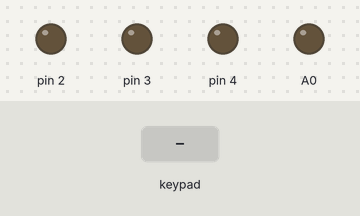
The sketch below on a simulated Arduino Uno, built with avr-gcc and run on an emulated ATmega328P. On the bench: output pins drawn as LEDs (lit = HIGH). The inputs (shaded band) are chosen by the test bench. What the sketch prints to the serial monitor is not drawn.

Above: at 1.2 s.
1.3 s: key 'U' pressed
At 1.52 s:
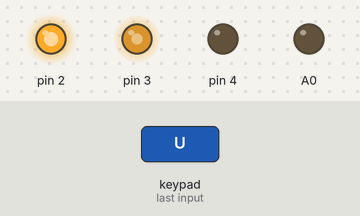
3.2 s: key 'L' pressed
At 4.6 s:
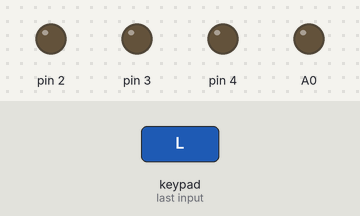
Timing chart, 0 to 6.2 s (numbered marks = the images above; inputs shaded):
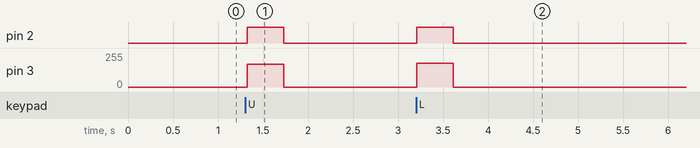

The sketch:

Ps2.ino
```cpp
#include "Library.h"

namespace main {
  namespace Ps2 {
  PS2X ps2x;

  int up, down, right, left, green, blue, red, pink, r1, r2, l1, l2, l3, r3;  //button
  int LY, LX , RY, RX;                                                        //joystick
  int error = 0;
  byte type = 0;
  byte vibrate = 0;

  int couter_red   = 0;
  int couter_green = 0;
  int couter_blue  = 0;
  int couter_pink  = 0;
  int couter_l1_r1 = 0;
  int couter_LY = 0;

  void Read_Ps2() {
    ps2x.read_gamepad(false, vibrate);
    up = ps2x.Button(PSB_PAD_UP);
    down = ps2x.Button(PSB_PAD_DOWN);
    right = ps2x.Button(PSB_PAD_RIGHT);
    left = ps2x.Button(PSB_PAD_LEFT);
    r1 = ps2x.Button(PSB_R1);
    r2 = ps2x.Button(PSB_R2);
    l1 = ps2x.Button(PSB_L1);
    l2 = ps2x.Button(PSB_L2);
    l3 = ps2x.Button(PSB_L3);
    r3 = ps2x.Button(PSB_R3);
    green = ps2x.Button(PSB_GREEN);
    blue = ps2x.Button(PSB_BLUE);
    red = ps2x.Button(PSB_RED);
    pink = ps2x.Button(PSB_PINK);

    LY   =  ps2x.Analog(PSS_LY);    // read left stick
    LX  =  ps2x.Analog(PSS_LX);    // read left stick
    RY  =  ps2x.Analog(PSS_RY);    // read right stick
    RX =  ps2x.Analog(PSS_RX);    // read right stick

    LY   = map(LY, 0, 255, 1023, -1023);
    LX  = map(LX, 0, 255, 1023, -1023);
    RY  = map(LY, 0, 255, 1023, -1023);
    RX = map(RX, 0, 255, 1023, -1023);
 }
  void Setup_Ps2() {
    error = ps2x.config_gamepad(Clk, Cmd, Cs, Dat, false, false);  //setup pins and settings:  GamePad(clock, command, attention, data, Pressures?, Rumble?) check for error
    type = ps2x.readType();
    switch (type) {
      case 0:
        Serial.println("Disconected");
      break;

      case 1:
        Serial.println("Conected : PS2");
      break;
    }
  }

  void Control_Ps2() {
    if (error == 1) {
      return;
    } else {

      main ::Ps2::Read_Ps2();
      ps2x.read_gamepad(false, vibrate);

      //move
      if (up    and !down and !right and !left  and !green and !red and !pink and !blue) {main ::Motor ::Up   (170,170);}
      if (down  and !up   and !right and !left  and !green and !red and !pink and !blue) {main ::Motor ::Down (170,170);}
      if (left  and !down and !right and !up    and !green and !red and !pink and !blue) {main ::Motor ::Left (180,180);}
      if (right and !down and !left  and !left  and !green and !red and !pink and !blue) {main ::Motor ::Right(180,180);}
      if (!up   and !down and !left  and !right and !green and !red and !pink and !blue) {main ::Motor ::Stop ();}

      //reset_board
      main ::Reset::Reset_Board(l3 and r3);

      //gắp và nhả cây
      if (green and !red and !pink and !blue){
        while (green) {
          couter_green++;
          while (green) {
            main ::Ps2 ::Read_Ps2();
            if (couter_green % 2 == 0) {
              main ::Relay ::Control_Relay(Relay_5, 0x00);
            }else {
              main ::Relay ::Control_Relay(Relay_5, 0x01);
            }
            if (couter_green > 99) couter_green = 0;
          }
        }
      }

      //gắp và nhả bóng
      if (red and !green and !pink and !blue){
        while (red) {
          couter_red++;
          while (red) {
            main ::Ps2 ::Read_Ps2();
            if (couter_red & 0) {
              main ::Relay ::Control_Relay(Relay_2, 0x00);
            } else {
              main ::Relay ::Control_Relay(Relay_2, 0x01);
            }
            if (couter_red > 99) couter_red = 0;
          }
        }
      }

      //hạ và nâng để trồng cây
      if (blue and !red and !pink and !green){
        while (blue) {
          couter_blue++;
          while (blue) {
            main ::Ps2 ::Read_Ps2();
            if (couter_blue & 0) {
              main ::Relay ::Control_Relay(Relay_3, 0x00);
            } else {
              main ::Relay ::Control_Relay(Relay_3, 0x01);
            }
            if (couter_blue > 99) couter_blue = 0;
          }
        }
      }

      //hạ và nâng xilanh cần trục
      if (pink and !red and !green and !blue){
        while (pink) {
          couter_pink++;
          while (pink) {
            main ::Ps2 ::Read_Ps2();
            if (couter_pink  & 0) {
              main ::Relay ::Control_Relay(Relay_4, 0x00);
            } else {
              main ::Relay ::Control_Relay(Relay_4, 0x01);
            }
            if (couter_pink > 99) couter_pink = 0;
          }
        }
      }

      //bắn bóng
      if (l1 and r1){
        while (l1 and r1) {
          couter_l1_r1++;
          while (l1 and r1) {
            main ::Ps2 ::Read_Ps2();
            if (couter_l1_r1 & 0) {
              main ::Relay ::Control_Relay(Relay_1, 0x00);
            } else {
              main ::Relay ::Control_Relay(Relay_1, 0x01);
            }
            if (couter_l1_r1 > 99) couter_l1_r1 = 0;
          }
        }
      }

      //điều khiển kéo bóng
      if(LY>= -1023 and LY<-200 and LX == 5 and !l3 and !r3 ){ main ::Motor:: Control_Motor(Dir_3,0x01,Pwm_3,160);}
      if(LY<=  1023 and LY> 200 and LX == 5 and !l3 and !r3 ){ main ::Motor:: Control_Motor(Dir_3,0x00,Pwm_3,230);}
      if(LX > 0 and LX < 10 and LY> -10 and LY< 0 and !l3 and !r3){main ::Motor:: Control_Motor(Dir_3,0x01,Pwm_3,0);}
    }
      delay(50);
    }
  }
}
```

Motor.ino
```cpp
#include "Library.h"

namespace main{
  namespace Motor{
    void Setup_Motor(int Dir1,int Pwm1,int Dir2,int Pwm2 , int Dir3, int Pwm3){
      pinMode(Dir1,OUTPUT);
      pinMode(Pwm1,OUTPUT);
      pinMode(Dir2,OUTPUT);
      pinMode(Pwm2,OUTPUT);
      pinMode(Dir3,OUTPUT);
      pinMode(Pwm3,OUTPUT);
    }

    void Control_Motor(int Dir , int Status, int Pwm , int x){
      digitalWrite(Dir,Status);
      analogWrite (Pwm,x);
    }

    void  Right(int Pwm_A , int Pwm_B){
      main :: Motor :: Control_Motor(Dir_1,0x00,Pwm_1,Pwm_A);
      main :: Motor :: Control_Motor(Dir_2,0x01,Pwm_2,Pwm_B);
    }

    void Left(int Pwm_A , int Pwm_B){
      main :: Motor :: Control_Motor(Dir_1,0x01,Pwm_1,Pwm_A);
      main :: Motor :: Control_Motor(Dir_2,0x00,Pwm_2,Pwm_B);
    }

    void Up(int Pwm_A , int Pwm_B){
      main :: Motor :: Control_Motor(Dir_1,0x00,Pwm_1,Pwm_A);
      main :: Motor :: Control_Motor(Dir_2,0x00,Pwm_2,Pwm_B);
    }

    void Down(int Pwm_A , int Pwm_B){
      main :: Motor :: Control_Motor(Dir_1,0x01,Pwm_1,Pwm_A);
      main :: Motor :: Control_Motor(Dir_2,0x01,Pwm_2,Pwm_B);
    }

    void Stop(){
      main :: Motor :: Control_Motor(Dir_1,0x01,Pwm_1,0);
      main :: Motor :: Control_Motor(Dir_2,0x01,Pwm_2,0);
    }
  }
}
```

Relay.ino
```cpp
#include "Library.h"

namespace main{
  namespace Relay{
    void Setup_Relay(int relay_1 , int relay_2 , int relay_3 , int relay_4 , int relay_5){
      pinMode(relay_1,OUTPUT);
      pinMode(relay_2,OUTPUT);
      pinMode(relay_3,OUTPUT);
      pinMode(relay_4,OUTPUT);
      pinMode(relay_5,OUTPUT);
    }

    void Control_Relay(int relay , int status){
      digitalWrite(relay,status);
    }
  }
}
```

Reset.ino
```cpp
#include "Library.h"

namespace main{
  void(* resetFunc) (void) = 0;//cài đặt hàm reset
  namespace Reset{
    void Reset_Board(int button ){
      if(button){
        delay(20);
        resetFunc();//tiến hành reset
      }
    }
  }
}
```

Robomin_2024.ino
```cpp
#include "Library.h"

void setup() {
  main :: Config :: Setup();
}

void loop() {
  main :: Config :: Config_Main();
}
 
```

Sensor.ino
```cpp
#include "Library.h"

namespace main{
  namespace Sensor{
    void Setup_Sensor(int sensor_1,int sensor_2,int sensor_3,int sensor_4,int sensor_5,int sensor_6){
      pinMode(sensor_1,INPUT_PULLUP);
      pinMode(sensor_2,INPUT_PULLUP);
      pinMode(sensor_3,INPUT_PULLUP);
      pinMode(sensor_4,INPUT_PULLUP);
      pinMode(sensor_5,INPUT_PULLUP);
      pinMode(sensor_6,INPUT_PULLUP);
    }

    bool Check_Sensor(int sensor){
      if(digitalRead(sensor)==1)
        return true ;
      return false ;
    }
  }
}
```

Config.ino
```cpp
#include "Library.h"

namespace main{
  namespace Config{
    void Setup(){
      Serial.begin(57600);
      main :: Relay :: Setup_Relay(Relay_1,Relay_2,Relay_3,Relay_4,Relay_5);
      main :: Motor :: Setup_Motor(Dir_1,Pwm_1,Dir_2,Pwm_2,Dir_3,Pwm_3);
      main :: Sensor:: Setup_Sensor(HT1,HT2,HT3,HT4,HT5,HT6);
      main :: Ps2   :: Setup_Ps2();
    }
    void Config_Main(){
      main :: Ps2 :: Control_Ps2();
    }
  }
}
```

Library.h
```cpp
//Library
#include <PS2X_lib.h>
//Motor_1
#define Dir_1 22
#define Pwm_1 2
//Motor_2
#define Dir_2 24
#define Pwm_2 3
//Motor_3
#define Dir_3 A0
#define Pwm_3 4
//Cong_tac_hanh_trinh
#define HT1 23
#define HT2 25
#define HT3 27
#define HT4 29
#define HT5 31
#define HT6 33
//Relay
#define Relay_1 50
#define Relay_2 48
#define Relay_3 46
#define Relay_4 44
#define Relay_5 42
//Ps2
#define Dat 30
#define Cmd 32
#define Cs  34
#define Clk 36

namespace main{
  namespace Motor{
    void Setup_Motor(int Dir1,int Pwm1,int Dir2,int Pwm2,int Dir3 , int Pwm3);
    void Control_Motor(int Dir , int Status, int Pwm , int x);
    void Up   (int Pwm_A , int Pwm_B);
    void Down (int Pwm_A , int Pwm_B);
    void Left (int Pwm_A , int Pwm_B);
    void Right(int Pwm_A , int Pwm_B);
    void Stop();
  }

  namespace Ps2{
    void Setup_Ps2();
    void Couter();
    void Read_Ps2();
    void Control_Ps2();
  }

  namespace Relay{
    void Setup_Relay  (int relay_1 , int relay_2 , int relay_3 , int relay_4 , int relay_5);
    void Control_Relay(int relay , int status);
  }
  namespace Reset{
    void Reset_Board(int button);
  }
  namespace Sensor{
    void Setup_Sensor(int sensor_1,int sensor_2,int sensor_3,int sensor_4,int sensor_5,int sensor_6);
    bool Check_Sensor(int sensor);
  }
  namespace Config{
    void Setup();
    void Config_Main();
  }
}
```

Measured:
- after the input at 1.3 s, pin 2: LOW → HIGH at once, → LOW 0.41 s later; pin 3: 0/255 → 170/255 at once, → 0/255 0.41 s later
- after the input at 3.2 s, pin 2: LOW → HIGH at once, → LOW 0.41 s later; pin 3: 0/255 → 180/255 at once, → 0/255 0.41 s later
